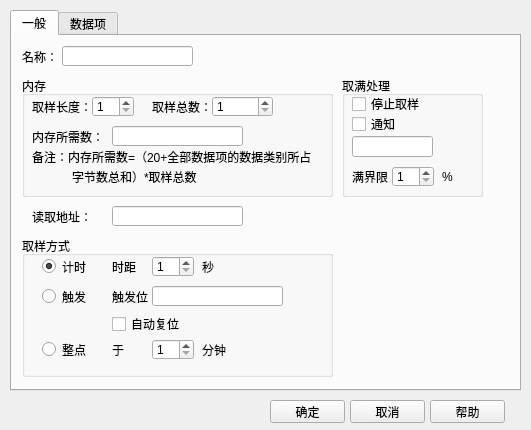
<?xml version="1.0" encoding="UTF-8"?>
<ui version="4.0">
 <class>QHisdDataLoggerDialog</class>
 <widget class="QDialog" name="QHisdDataLoggerDialog">
  <property name="geometry">
   <rect>
    <x>0</x>
    <y>0</y>
    <width>531</width>
    <height>430</height>
   </rect>
  </property>
  <property name="windowTitle">
   <string>历史数据收集器</string>
  </property>
  <widget class="QTabWidget" name="tabWidget">
   <property name="geometry">
    <rect>
     <x>10</x>
     <y>10</y>
     <width>511</width>
     <height>381</height>
    </rect>
   </property>
   <property name="currentIndex">
    <number>0</number>
   </property>
   <widget class="QWidget" name="tab">
    <attribute name="title">
     <string>一般</string>
    </attribute>
    <widget class="QLabel" name="label">
     <property name="geometry">
      <rect>
       <x>10</x>
       <y>10</y>
       <width>41</width>
       <height>21</height>
      </rect>
     </property>
     <property name="text">
      <string>名称：</string>
     </property>
    </widget>
    <widget class="QLineEdit" name="name">
     <property name="geometry">
      <rect>
       <x>50</x>
       <y>10</y>
       <width>131</width>
       <height>20</height>
      </rect>
     </property>
    </widget>
    <widget class="QGroupBox" name="groupBox">
     <property name="geometry">
      <rect>
       <x>10</x>
       <y>40</y>
       <width>311</width>
       <height>121</height>
      </rect>
     </property>
     <property name="title">
      <string>内存</string>
     </property>
     <widget class="QLabel" name="label_2">
      <property name="geometry">
       <rect>
        <x>10</x>
        <y>20</y>
        <width>61</width>
        <height>21</height>
       </rect>
      </property>
      <property name="text">
       <string>取样长度：</string>
      </property>
     </widget>
     <widget class="QSpinBox" name="sample_length">
      <property name="geometry">
       <rect>
        <x>70</x>
        <y>20</y>
        <width>42</width>
        <height>21</height>
       </rect>
      </property>
      <property name="minimum">
       <number>1</number>
      </property>
      <property name="maximum">
       <number>32</number>
      </property>
      <property name="value">
       <number>1</number>
      </property>
     </widget>
     <widget class="QLabel" name="label_3">
      <property name="geometry">
       <rect>
        <x>130</x>
        <y>20</y>
        <width>61</width>
        <height>21</height>
       </rect>
      </property>
      <property name="text">
       <string>取样总数：</string>
      </property>
     </widget>
     <widget class="QSpinBox" name="number_sampling">
      <property name="geometry">
       <rect>
        <x>190</x>
        <y>20</y>
        <width>61</width>
        <height>21</height>
       </rect>
      </property>
      <property name="minimum">
       <number>1</number>
      </property>
      <property name="maximum">
       <number>15000</number>
      </property>
     </widget>
     <widget class="QLineEdit" name="memory_required">
      <property name="geometry">
       <rect>
        <x>90</x>
        <y>50</y>
        <width>131</width>
        <height>20</height>
       </rect>
      </property>
     </widget>
     <widget class="QLabel" name="label_4">
      <property name="geometry">
       <rect>
        <x>10</x>
        <y>50</y>
        <width>81</width>
        <height>21</height>
       </rect>
      </property>
      <property name="text">
       <string>内存所需数：</string>
      </property>
     </widget>
     <widget class="QLabel" name="label_5">
      <property name="geometry">
       <rect>
        <x>10</x>
        <y>70</y>
        <width>291</width>
        <height>21</height>
       </rect>
      </property>
      <property name="text">
       <string>备注：内存所需数=（20+全部数据项的数据类别所占</string>
      </property>
     </widget>
     <widget class="QLabel" name="label_6">
      <property name="geometry">
       <rect>
        <x>50</x>
        <y>90</y>
        <width>251</width>
        <height>21</height>
       </rect>
      </property>
      <property name="text">
       <string>字节数总和）*取样总数</string>
      </property>
     </widget>
    </widget>
    <widget class="QLineEdit" name="hisdata_read_address">
     <property name="geometry">
      <rect>
       <x>100</x>
       <y>170</y>
       <width>131</width>
       <height>20</height>
      </rect>
     </property>
    </widget>
    <widget class="QLabel" name="label_7">
     <property name="geometry">
      <rect>
       <x>20</x>
       <y>170</y>
       <width>81</width>
       <height>21</height>
      </rect>
     </property>
     <property name="text">
      <string>读取地址：</string>
     </property>
    </widget>
    <widget class="QPushButton" name="pushButton_readaddress">
     <property name="geometry">
      <rect>
       <x>240</x>
       <y>170</y>
       <width>31</width>
       <height>23</height>
      </rect>
     </property>
     <property name="focusPolicy">
      <enum>Qt::NoFocus</enum>
     </property>
     <property name="text">
      <string/>
     </property>
     <property name="icon">
      <iconset resource="../../resourse.qrc">
       <normaloff>:/addressintput/images/address.bmp</normaloff>:/addressintput/images/address.bmp</iconset>
     </property>
     <property name="flat">
      <bool>true</bool>
     </property>
    </widget>
    <widget class="QGroupBox" name="groupBox_2">
     <property name="geometry">
      <rect>
       <x>10</x>
       <y>200</y>
       <width>311</width>
       <height>141</height>
      </rect>
     </property>
     <property name="title">
      <string>取样方式</string>
     </property>
     <widget class="QRadioButton" name="timed">
      <property name="geometry">
       <rect>
        <x>20</x>
        <y>20</y>
        <width>71</width>
        <height>21</height>
       </rect>
      </property>
      <property name="text">
       <string>计时</string>
      </property>
      <property name="checked">
       <bool>true</bool>
      </property>
     </widget>
     <widget class="QLabel" name="label_8">
      <property name="geometry">
       <rect>
        <x>90</x>
        <y>20</y>
        <width>41</width>
        <height>21</height>
       </rect>
      </property>
      <property name="text">
       <string>时距</string>
      </property>
     </widget>
     <widget class="QSpinBox" name="timed_choice">
      <property name="geometry">
       <rect>
        <x>130</x>
        <y>20</y>
        <width>42</width>
        <height>21</height>
       </rect>
      </property>
      <property name="minimum">
       <number>1</number>
      </property>
      <property name="maximum">
       <number>3600</number>
      </property>
     </widget>
     <widget class="QLabel" name="label_11">
      <property name="geometry">
       <rect>
        <x>180</x>
        <y>20</y>
        <width>61</width>
        <height>21</height>
       </rect>
      </property>
      <property name="text">
       <string>秒</string>
      </property>
     </widget>
     <widget class="QLabel" name="label_9">
      <property name="geometry">
       <rect>
        <x>90</x>
        <y>50</y>
        <width>41</width>
        <height>21</height>
       </rect>
      </property>
      <property name="text">
       <string>触发位</string>
      </property>
     </widget>
     <widget class="QRadioButton" name="triggered">
      <property name="geometry">
       <rect>
        <x>20</x>
        <y>50</y>
        <width>61</width>
        <height>21</height>
       </rect>
      </property>
      <property name="text">
       <string>触发</string>
      </property>
     </widget>
     <widget class="QRadioButton" name="clocked">
      <property name="geometry">
       <rect>
        <x>20</x>
        <y>103</y>
        <width>61</width>
        <height>21</height>
       </rect>
      </property>
      <property name="text">
       <string>整点</string>
      </property>
     </widget>
     <widget class="QLabel" name="label_13">
      <property name="geometry">
       <rect>
        <x>180</x>
        <y>103</y>
        <width>121</width>
        <height>21</height>
       </rect>
      </property>
      <property name="text">
       <string>分钟</string>
      </property>
     </widget>
     <widget class="QLabel" name="label_10">
      <property name="geometry">
       <rect>
        <x>90</x>
        <y>103</y>
        <width>31</width>
        <height>21</height>
       </rect>
      </property>
      <property name="text">
       <string>于</string>
      </property>
     </widget>
     <widget class="QSpinBox" name="clockedchoice">
      <property name="geometry">
       <rect>
        <x>130</x>
        <y>103</y>
        <width>42</width>
        <height>21</height>
       </rect>
      </property>
      <property name="minimum">
       <number>1</number>
      </property>
      <property name="maximum">
       <number>255</number>
      </property>
     </widget>
     <widget class="QLineEdit" name="triggerdchoice">
      <property name="geometry">
       <rect>
        <x>130</x>
        <y>50</y>
        <width>131</width>
        <height>20</height>
       </rect>
      </property>
     </widget>
     <widget class="QPushButton" name="triggeredbitchoice">
      <property name="geometry">
       <rect>
        <x>270</x>
        <y>50</y>
        <width>31</width>
        <height>23</height>
       </rect>
      </property>
      <property name="text">
       <string/>
      </property>
      <property name="icon">
       <iconset resource="../../resourse.qrc">
        <normaloff>:/addressintput/images/address.bmp</normaloff>:/addressintput/images/address.bmp</iconset>
      </property>
      <property name="flat">
       <bool>true</bool>
      </property>
     </widget>
     <widget class="QCheckBox" name="bAutoOff">
      <property name="geometry">
       <rect>
        <x>90</x>
        <y>80</y>
        <width>71</width>
        <height>16</height>
       </rect>
      </property>
      <property name="text">
       <string>自动复位</string>
      </property>
     </widget>
    </widget>
    <widget class="QGroupBox" name="groupBox_3">
     <property name="geometry">
      <rect>
       <x>330</x>
       <y>40</y>
       <width>141</width>
       <height>121</height>
      </rect>
     </property>
     <property name="title">
      <string>取满处理</string>
     </property>
     <widget class="QCheckBox" name="stopsampling">
      <property name="geometry">
       <rect>
        <x>10</x>
        <y>20</y>
        <width>161</width>
        <height>16</height>
       </rect>
      </property>
      <property name="focusPolicy">
       <enum>Qt::NoFocus</enum>
      </property>
      <property name="text">
       <string>停止取样</string>
      </property>
     </widget>
     <widget class="QCheckBox" name="notiy">
      <property name="geometry">
       <rect>
        <x>10</x>
        <y>40</y>
        <width>131</width>
        <height>16</height>
       </rect>
      </property>
      <property name="focusPolicy">
       <enum>Qt::NoFocus</enum>
      </property>
      <property name="text">
       <string>通知</string>
      </property>
     </widget>
     <widget class="QLineEdit" name="notiy_address">
      <property name="geometry">
       <rect>
        <x>10</x>
        <y>60</y>
        <width>81</width>
        <height>21</height>
       </rect>
      </property>
     </widget>
     <widget class="QPushButton" name="notiy_address_check">
      <property name="geometry">
       <rect>
        <x>100</x>
        <y>60</y>
        <width>31</width>
        <height>23</height>
       </rect>
      </property>
      <property name="focusPolicy">
       <enum>Qt::NoFocus</enum>
      </property>
      <property name="text">
       <string/>
      </property>
      <property name="icon">
       <iconset resource="../../resourse.qrc">
        <normaloff>:/addressintput/images/address.bmp</normaloff>:/addressintput/images/address.bmp</iconset>
      </property>
      <property name="flat">
       <bool>true</bool>
      </property>
     </widget>
     <widget class="QLabel" name="label_12">
      <property name="geometry">
       <rect>
        <x>10</x>
        <y>90</y>
        <width>41</width>
        <height>21</height>
       </rect>
      </property>
      <property name="text">
       <string>满界限</string>
      </property>
     </widget>
     <widget class="QLabel" name="label_14">
      <property name="geometry">
       <rect>
        <x>100</x>
        <y>90</y>
        <width>31</width>
        <height>21</height>
       </rect>
      </property>
      <property name="text">
       <string>%</string>
      </property>
     </widget>
     <widget class="QSpinBox" name="fulllimit">
      <property name="geometry">
       <rect>
        <x>50</x>
        <y>90</y>
        <width>42</width>
        <height>21</height>
       </rect>
      </property>
      <property name="minimum">
       <number>1</number>
      </property>
      <property name="maximum">
       <number>100</number>
      </property>
     </widget>
    </widget>
   </widget>
   <widget class="QWidget" name="tab_2">
    <attribute name="title">
     <string>数据项</string>
    </attribute>
    <widget class="QTableWidget" name="hisdatatable">
     <property name="geometry">
      <rect>
       <x>0</x>
       <y>10</y>
       <width>281</width>
       <height>321</height>
      </rect>
     </property>
     <column>
      <property name="text">
       <string>地址</string>
      </property>
     </column>
     <column>
      <property name="text">
       <string>名称</string>
      </property>
     </column>
    </widget>
    <widget class="QGroupBox" name="groupBox_5">
     <property name="geometry">
      <rect>
       <x>290</x>
       <y>10</y>
       <width>201</width>
       <height>321</height>
      </rect>
     </property>
     <property name="title">
      <string>数据项属性</string>
     </property>
     <widget class="QLabel" name="label_15">
      <property name="geometry">
       <rect>
        <x>10</x>
        <y>50</y>
        <width>41</width>
        <height>21</height>
       </rect>
      </property>
      <property name="text">
       <string>地址：</string>
      </property>
     </widget>
     <widget class="QLineEdit" name="data_item_address">
      <property name="geometry">
       <rect>
        <x>80</x>
        <y>50</y>
        <width>101</width>
        <height>21</height>
       </rect>
      </property>
     </widget>
     <widget class="QLineEdit" name="data_item_name">
      <property name="geometry">
       <rect>
        <x>80</x>
        <y>80</y>
        <width>101</width>
        <height>21</height>
       </rect>
      </property>
     </widget>
     <widget class="QLabel" name="label_16">
      <property name="geometry">
       <rect>
        <x>10</x>
        <y>80</y>
        <width>41</width>
        <height>21</height>
       </rect>
      </property>
      <property name="text">
       <string>名称：</string>
      </property>
     </widget>
     <widget class="QLabel" name="label_17">
      <property name="geometry">
       <rect>
        <x>10</x>
        <y>110</y>
        <width>54</width>
        <height>21</height>
       </rect>
      </property>
      <property name="text">
       <string>数据类别：</string>
      </property>
     </widget>
     <widget class="QComboBox" name="data_item_datatype">
      <property name="geometry">
       <rect>
        <x>80</x>
        <y>110</y>
        <width>101</width>
        <height>21</height>
       </rect>
      </property>
     </widget>
     <widget class="QLabel" name="label_18">
      <property name="geometry">
       <rect>
        <x>10</x>
        <y>140</y>
        <width>54</width>
        <height>21</height>
       </rect>
      </property>
      <property name="text">
       <string>显示类别：</string>
      </property>
     </widget>
     <widget class="QComboBox" name="data_item_displaytype">
      <property name="geometry">
       <rect>
        <x>80</x>
        <y>140</y>
        <width>101</width>
        <height>21</height>
       </rect>
      </property>
     </widget>
     <widget class="QLabel" name="label_19">
      <property name="geometry">
       <rect>
        <x>10</x>
        <y>170</y>
        <width>54</width>
        <height>21</height>
       </rect>
      </property>
      <property name="text">
       <string>总 位 数：</string>
      </property>
     </widget>
     <widget class="QSpinBox" name="data_item_totaldigits">
      <property name="geometry">
       <rect>
        <x>80</x>
        <y>170</y>
        <width>42</width>
        <height>21</height>
       </rect>
      </property>
      <property name="minimum">
       <number>1</number>
      </property>
      <property name="maximum">
       <number>10</number>
      </property>
     </widget>
     <widget class="QLabel" name="lable_1">
      <property name="geometry">
       <rect>
        <x>10</x>
        <y>200</y>
        <width>54</width>
        <height>21</height>
       </rect>
      </property>
      <property name="text">
       <string>小数位数：</string>
      </property>
     </widget>
     <widget class="QSpinBox" name="data_item_fractionaldigits">
      <property name="geometry">
       <rect>
        <x>80</x>
        <y>200</y>
        <width>42</width>
        <height>21</height>
       </rect>
      </property>
      <property name="minimum">
       <number>0</number>
      </property>
      <property name="maximum">
       <number>10</number>
      </property>
      <property name="value">
       <number>0</number>
      </property>
     </widget>
     <widget class="QCheckBox" name="scaling">
      <property name="geometry">
       <rect>
        <x>10</x>
        <y>230</y>
        <width>71</width>
        <height>16</height>
       </rect>
      </property>
      <property name="text">
       <string>缩放</string>
      </property>
     </widget>
     <widget class="QLineEdit" name="gain">
      <property name="geometry">
       <rect>
        <x>80</x>
        <y>250</y>
        <width>101</width>
        <height>21</height>
       </rect>
      </property>
      <property name="maxLength">
       <number>10</number>
      </property>
     </widget>
     <widget class="QLabel" name="label_21">
      <property name="geometry">
       <rect>
        <x>20</x>
        <y>250</y>
        <width>51</width>
        <height>21</height>
       </rect>
      </property>
      <property name="text">
       <string>增  益：</string>
      </property>
     </widget>
     <widget class="QLineEdit" name="offset">
      <property name="geometry">
       <rect>
        <x>80</x>
        <y>280</y>
        <width>101</width>
        <height>21</height>
       </rect>
      </property>
      <property name="maxLength">
       <number>10</number>
      </property>
     </widget>
     <widget class="QLabel" name="label_22">
      <property name="geometry">
       <rect>
        <x>20</x>
        <y>280</y>
        <width>51</width>
        <height>21</height>
       </rect>
      </property>
      <property name="text">
       <string>偏移量：</string>
      </property>
     </widget>
     <widget class="QComboBox" name="Language">
      <property name="geometry">
       <rect>
        <x>80</x>
        <y>20</y>
        <width>101</width>
        <height>21</height>
       </rect>
      </property>
     </widget>
     <widget class="QLabel" name="label_20">
      <property name="geometry">
       <rect>
        <x>10</x>
        <y>20</y>
        <width>54</width>
        <height>21</height>
       </rect>
      </property>
      <property name="text">
       <string>语言：</string>
      </property>
     </widget>
    </widget>
   </widget>
  </widget>
  <widget class="QPushButton" name="accept">
   <property name="geometry">
    <rect>
     <x>270</x>
     <y>400</y>
     <width>75</width>
     <height>23</height>
    </rect>
   </property>
   <property name="text">
    <string>确定</string>
   </property>
   <property name="checkable">
    <bool>false</bool>
   </property>
  </widget>
  <widget class="QPushButton" name="cancel">
   <property name="geometry">
    <rect>
     <x>350</x>
     <y>400</y>
     <width>75</width>
     <height>23</height>
    </rect>
   </property>
   <property name="focusPolicy">
    <enum>Qt::NoFocus</enum>
   </property>
   <property name="text">
    <string>取消</string>
   </property>
  </widget>
  <widget class="QPushButton" name="help">
   <property name="geometry">
    <rect>
     <x>430</x>
     <y>400</y>
     <width>75</width>
     <height>23</height>
    </rect>
   </property>
   <property name="focusPolicy">
    <enum>Qt::NoFocus</enum>
   </property>
   <property name="text">
    <string>帮助</string>
   </property>
  </widget>
 </widget>
 <tabstops>
  <tabstop>tabWidget</tabstop>
  <tabstop>name</tabstop>
  <tabstop>sample_length</tabstop>
  <tabstop>number_sampling</tabstop>
  <tabstop>memory_required</tabstop>
  <tabstop>notiy_address</tabstop>
  <tabstop>fulllimit</tabstop>
  <tabstop>hisdata_read_address</tabstop>
  <tabstop>timed</tabstop>
  <tabstop>timed_choice</tabstop>
  <tabstop>triggered</tabstop>
  <tabstop>triggerdchoice</tabstop>
  <tabstop>triggeredbitchoice</tabstop>
  <tabstop>bAutoOff</tabstop>
  <tabstop>clocked</tabstop>
  <tabstop>clockedchoice</tabstop>
  <tabstop>accept</tabstop>
  <tabstop>hisdatatable</tabstop>
  <tabstop>Language</tabstop>
  <tabstop>data_item_address</tabstop>
  <tabstop>data_item_name</tabstop>
  <tabstop>data_item_datatype</tabstop>
  <tabstop>data_item_displaytype</tabstop>
  <tabstop>data_item_totaldigits</tabstop>
  <tabstop>data_item_fractionaldigits</tabstop>
  <tabstop>scaling</tabstop>
  <tabstop>gain</tabstop>
  <tabstop>offset</tabstop>
 </tabstops>
 <resources>
  <include location="../../resourse.qrc"/>
 </resources>
 <connections/>
</ui>
